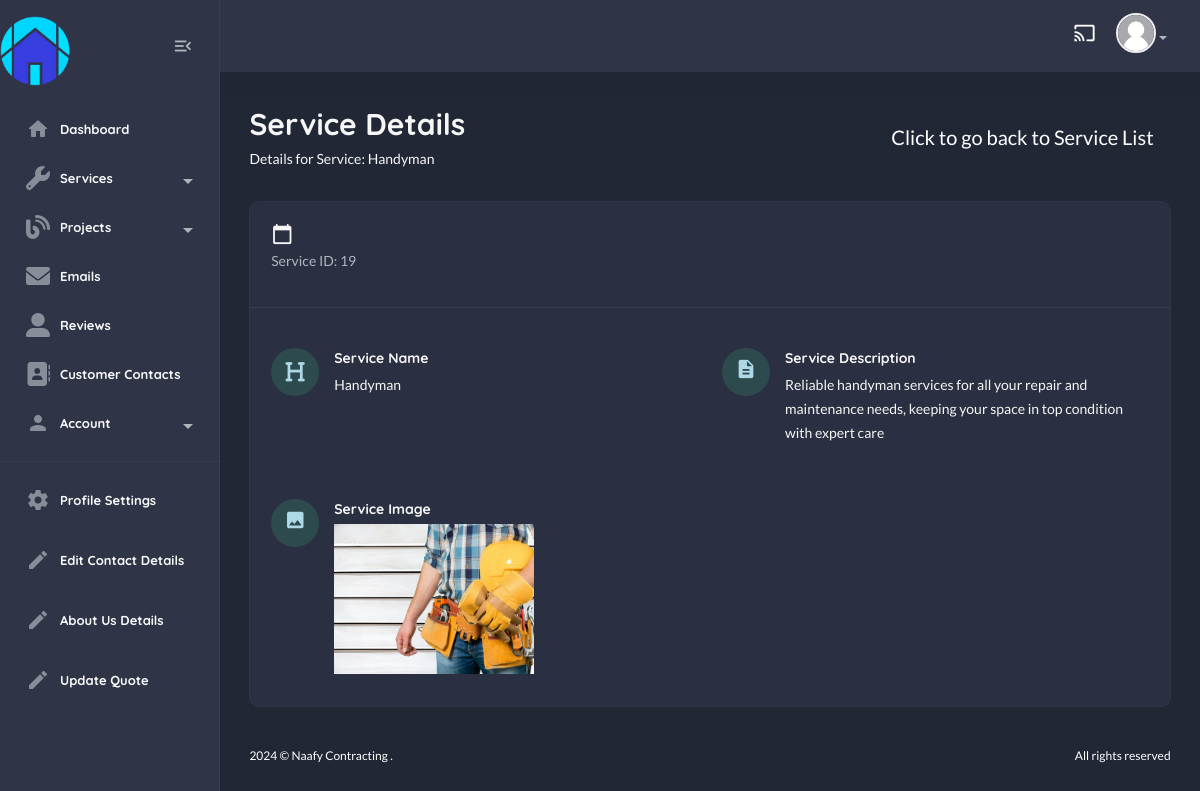
The app's page /useradmin/service-details/handyman/ with its own data.
### services/models.py (models this page shows, shortened)
class Service(models.Model):
    name = models.CharField(max_length=100)
    description = models.TextField()
    slug = models.SlugField(unique=True, blank=True)
    image = models.ImageField(upload_to="services/", default="service.jpg")
    class Meta:
        verbose_name_plural = "Services"

### useradmin/views.py (the view)
# urls.py: path("service-details/<slug:slug>/", views.service_detail, name="service-detail"),
def service_detail(request, slug):
    service = Service.objects.get(slug=slug)
    context = {
        "service" : service,
    }
    return render(request, "useradmin/service-detail.html", context)

### home/context_processors.py (called while the page is built)
def default(request):
    contact_details = ContactDetails.objects.first()
    return {
        "contact_details" : contact_details,
    }

### templates/useradmin/service-detail.html (shortened to what this page needs)
{% extends "useradmin/base.html" %}
{% load static %}
{% block content %}
    <section class="content-main">
        <div class="content-header">
            <div>
                <h2 class="content-title card-title">Service Details</h2>
                <p>Details for Service: {{ service.name }}</p>
            </div>
            <a href="{% url 'useradmin:service-list' %}" class="btn btn-lg ms-auto">Click to go back to Service List</a>
        </div>
        <div class="card">
            <header class="card-header">
                <div class="row align-items-center">
                    <div class="col-lg-6 col-md-6 mb-lg-0 mb-15">
                        <span><i class="material-icons md-calendar_today"></i><b>{{ service.created_at }}</b></span><br />
                        <small class="text-muted">Service ID: {{ service.id }}</small>
                    </div>
                </div>
            </header>
            <div class="card-body">
                <div class="row mb-50 mt-20 order-info-wrap">
                    <div class="col-md-6">
                        <article class="icontext align-items-start">
                            <span class="icon icon-sm rounded-circle bg-primary-light">
                                <i class="text-primary fas fa-heading"></i>
                            </span>
                            <div class="text">
                                <h6 class="mb-1">Service Name</h6>
                                <p class="mb-1">
                                    {{ service.name }}<br />
                                </p>
                            </div>
                        </article>
                    </div>
                    <div class="col-md-6">
                        <article class="icontext align-items-start">
                            <span class="icon icon-sm rounded-circle bg-primary-light">
                                <i class="text-primary material-icons md-description"></i>
                            </span>
                            <div class="text">
                                <h6 class="mb-1">Service Description</h6>
                                <p class="mb-1">
                                    {{ service.description }}<br />
                                </p>
                            </div>
                        </article>
                    </div>
                </div>
                <div class="row">
                    <div class="col-lg-6">
                        <article class="icontext align-items-start">
                            <span class="icon icon-sm rounded-circle bg-primary-light">
                                <i class="text-primary material-icons md-image"></i>
                            </span>
                            <div class="text">
                                <h6 class="mb-1">Service Image</h6>
                                <p class="mb-1">
                                    <img src="{{ service.image.url }}" alt="{{ service.name }}" width="200" height="150">
                                </p>
                            </div>
                        </article>
                    </div>
                </div>
            </div>
        </div>
    </section>
{% endblock content %}

### static/assets1/css/main.css (style rules this page uses)
html, body, div, span, applet, object, iframe, h1, h2, h3, h4, h5, h6, p, blockquote, pre, a, abbr, acronym, address, big, cite, code, del, dfn, em, img, ins, kbd, q, s, samp, small, strike, strong, sub, sup, tt, var, b, u, i, center, dl, dt, dd, ol, ul, li, fieldset, form, label, legend, table, caption, tbody, tfoot, thead, tr, th, td, article, aside, canvas, details, embed, figure, figcaption, footer, header, hgroup, menu, nav, output, ruby, section, summary, time, mark, audio, video { margin: 0; padding: 0; border: 0; font-size: 100%; font: inherit; vertical-align: baseline; }
article, aside, details, figcaption, figure, footer, header, hgroup, menu, nav, section { display: block; }
body { line-height: 1; }
img { max-width: 100%; }
::placeholder { color: #838383; }
.text-primary { color: #add8e6 !important; }
.bg-primary-light { background-color: rgba(59, 183, 126, 0.2) !important; }
.icon-xs, .icon-sm, .icon-md, .icon-lg { display: -webkit-inline-box; display: -ms-inline-flexbox; display: inline-flex; -webkit-box-align: center; -ms-flex-align: center; align-items: center; -webkit-box-pack: center; -ms-flex-pack: center; justify-content: center; text-align: center; -ms-flex-negative: 0; flex-shrink: 0; -webkit-box-flex: 0; -ms-flex-positive: 0; flex-grow: 0; }
.icon-sm { width: 48px; height: 48px; line-height: 48px !important; font-size: 20px; }
a { color: #add8e6; }
body { font-family: "Lato", sans-serif; font-size: 14px; font-style: normal; font-weight: 400; line-height: 1.5; color: #4f5d77; }
h1, h2, h3, h4, h5, h6 { font-family: "Quicksand", sans-serif; color: #495057; font-weight: 800; line-height: 1.5; }
h2 { font-size: 30px; }
h6 { font-size: 14px; }
p { font-size: 14px; font-weight: 400; line-height: 24px; margin-bottom: 5px; }
p:last-child { margin-bottom: 0; }
a, button { text-decoration: none; cursor: pointer; }
.card-title { color: #383e50 !important; }
.btn { display: -webkit-inline-box; display: -ms-inline-flexbox; display: inline-flex; -webkit-box-align: center; -ms-flex-align: center; align-items: center; -ms-flex-line-pack: center; align-content: center; }
.material-icons { vertical-align: unset; }
.card { margin-bottom: 24px; -webkit-box-shadow: none; box-shadow: none; border: 1px solid #eee; border-radius: 10px; -webkit-transition-duration: 0.3s; transition-duration: 0.3s; overflow: hidden; }
.icontext { display: -webkit-inline-box; display: -ms-inline-flexbox; display: inline-flex; -webkit-box-align: top; -ms-flex-align: top; align-items: top; }
.icontext .icon { position: relative; -ms-flex-negative: 0; flex-shrink: 0; margin-right: 15px; }
.icontext span { font-size: 22px; font-weight: 600; display: block; }
.mt-20 { margin-top: 20px !important; }
.mb-15 { margin-bottom: 15px !important; }
.mb-50 { margin-bottom: 50px !important; }
body { position: relative; min-height: 100vh; overflow-x: hidden; }
.main-wrap .content-main { min-height: calc(100vh - 110px); }
.content-main { padding: 30px 3%; margin-left: auto; margin-right: auto; background-color: #f8f9fa; }
.content-header { display: -webkit-box; display: -ms-flexbox; display: flex; -webkit-box-align: center; -ms-flex-align: center; align-items: center; -webkit-box-pack: justify; -ms-flex-pack: justify; justify-content: space-between; margin-bottom: 30px; }
.content-header .content-title { margin-bottom: 0; }
body.dark { background-color: #222736; color: #fff; }
body.dark .content-main { background-color: #222736; color: #f6f6f6; }
body.dark .card-title { color: #f6f6f6 !important; }
body.dark h1, body.dark h2, body.dark h3, body.dark h4, body.dark h5, body.dark h6 { color: #f6f6f6; }
body.dark .card, body.dark .card-header { background-color: #2a3042; }
body.dark .card { border: 1px solid #303547; }
body.dark .card-header { border-color: #383e50; }
body.dark .btn { color: white; }

### records on screen
Service: name "Handyman", id "19", description "Reliable handyman services for all your repair and maintenance needs, keeping your space in top condition with expert care", image (picture)
